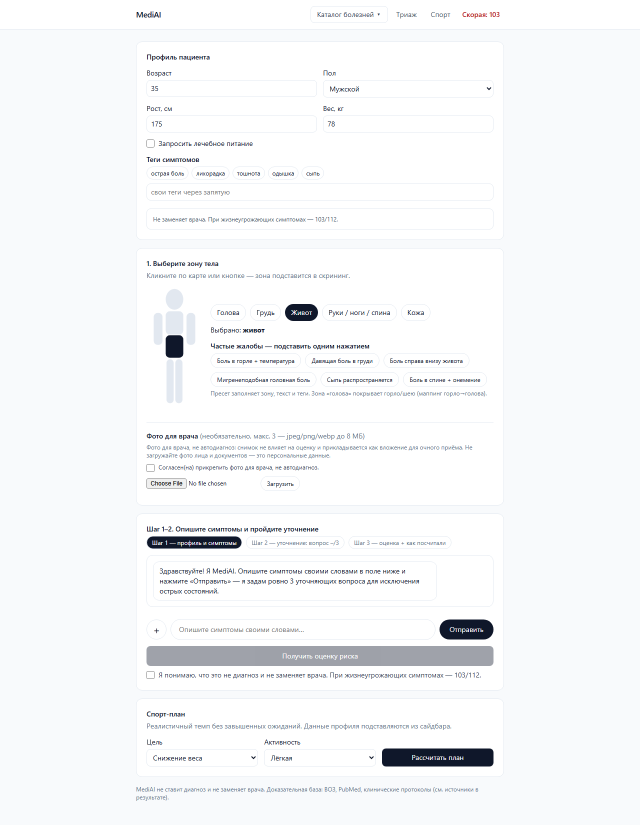
#> input picture shot013_desktop.png, 1280 x 1650 px (shown at 1/2 size); its folder holds only this picture in this run
$ python -i photo_service.py   (imports and definitions only)
#> lines starting #> are read from the running program, lines starting #| are printed output that depends on the picture
#> further down, picture is the input picture: PIL image 1280x1650 RGB; mean R, G, B 245.3, 246.6, 248.2
"""Photo envelope service (TASK-008, decision B4-variant-1; lifecycle TASK-012).

A photo is an ENVELOPE for the doctor and NEVER a diagnostic signal:
- ``evaluate_final`` (services/triage_service.py) never reads ``photo_ids``
  and the score / conditions / diet builders never see image bytes.
- This module only stores the file and computes a capture-quality hint
  (ok | too_dark | too_blurry) with Pillow heuristics. NO ML, NO diagnosis.

Quality heuristics (Pillow only, thresholds documented below):
- brightness: mean of the grayscale histogram, range 0..255.
  ``mean < MEAN_BRIGHTNESS_DARK_BELOW`` -> "too_dark".
- sharpness: variance of the difference image ``gray - GaussianBlur(gray)``
  (computed from histograms, no numpy). Sharp captures change a lot under
  blur (high variance), blurry/uniform captures barely change (low variance).
  ``variance < BLUR_VARIANCE_SHARP_ABOVE`` -> "too_blurry".
  A uniform frame (e.g. solid gray) therefore reports "too_blurry".

Calibration (200x200 synthetic probes, Pillow 12):
  checkerboard  -> brightness 142.5, blur-var 1145.9  (ok)
  uniform dark  -> brightness 10.0,  blur-var 0.0     (too_dark)
  uniform gray  -> brightness 128.0, blur-var 0.0     (too_blurry)
  checker+blur5 -> brightness 142.5, blur-var 3.7     (too_blurry)
  noise texture -> brightness 132.8, blur-var 115.6   (ok)
Chosen cutoffs sit in the gaps: brightness 40.0, blur variance 50.0.
Darkness is checked first: a dark AND blurry frame reports "too_dark".

TASK-012 lifecycle (privacy + retention):
- EXIF/XMP stripped BEFORE save (GPS/device = PII). JPEG: APP1/COM segments
  dropped at the byte level (no re-encode, decoded pixels bit-identical).
  WebP: EXIF/XMP RIFF chunks dropped (pixels bit-identical). PNG: re-saved
  without ancillary chunks (lossless, pixels bit-identical).
- Retention: files expire after PHOTO_TTL_DAYS (default 30, env-overridable).
  Expired files (+ sidecars) are removed on startup and on every upload
  (best-effort sweep, never fails the request).
- Each photo has a sidecar ``<photo_id>.json`` next to the file
  (``{"quality", "created_at", "ext"}``). The in-memory ``_META`` cache is
  bounded to MAX_META_ENTRIES (oldest evicted first).
"""
from __future__ import annotations

import io
import json
import os
import struct
import time
import uuid
import warnings
from datetime import datetime, timezone
from pathlib import Path
from typing import Literal

from PIL import Image, ImageChops, ImageFilter
from PIL.Image import DecompressionBombError, DecompressionBombWarning

# TASK-009 P0: hard pixel cap against decompression bombs (default Pillow
# limit is ~178 MP). Anything above is rejected in save_photo (422);
# warnings are escalated to errors so the 40 MP bound is strict.
Image.MAX_IMAGE_PIXELS = 40_000_000
MAX_IMAGE_PIXELS = Image.MAX_IMAGE_PIXELS

PhotoQuality = Literal["ok", "too_dark", "too_blurry", "unknown"]

# --- storage ---
UPLOAD_DIR = Path(__file__).resolve().parents[1] / "uploads"
MAX_PHOTO_BYTES = 8 * 1024 * 1024  # 8 MB
MAX_PHOTOS_PER_TRIAGE = 3
ALLOWED_CONTENT_TYPES = {"image/jpeg", "image/png", "image/webp"}
ALLOWED_EXTENSIONS = {".jpg", ".jpeg", ".png", ".webp"}
_FORMAT_TO_EXT = {"JPEG": ".jpg", "PNG": ".png", "WEBP": ".webp"}
EXT_TO_MEDIA_TYPE = {
    ".jpg": "image/jpeg",
    ".jpeg": "image/jpeg",
    ".png": "image/png",
    ".webp": "image/webp",
}
SIDECAR_SUFFIX = ".json"

# --- TASK-012 retention ---
DEFAULT_PHOTO_TTL_DAYS = 30
MAX_META_ENTRIES = 1000

# --- quality thresholds (see calibration table in module docstring) ---
MEAN_BRIGHTNESS_DARK_BELOW = 40.0
BLUR_VARIANCE_SHARP_ABOVE = 50.0

HINTS: dict[str, str] = {
    "ok": "Качество достаточное для врача.",
    "too_dark": "Фото слишком тёмное — переснимите при хорошем освещении.",
    "too_blurry": "Фото размыто — держите камеру неподвижно и переснимите.",
    # TASK-009: stored file became unreadable after upload (never silent "ok").
    "unknown": "Не удалось оценить качество фото.",
}

# In-memory cache photo_id -> quality (source of truth for quality;
# files on disk are the source of truth for existence).
_META: dict[str, dict[str, str]] = {}


def _hist_mean_var(hist: list[int]) -> tuple[float, float]:
    total = sum(hist)
#> total = 2112000
    if not total:
        return 0.0, 0.0
    mean = sum(i * c for i, c in enumerate(hist)) / total
#> mean = 246.6
    ex2 = sum(i * i * c for i, c in enumerate(hist)) / total
#> ex2 = 61697.4
    return mean, max(0.0, ex2 - mean * mean)


def assess_quality(img: Image.Image) -> tuple[PhotoQuality, float, float]:
    """Heuristic capture quality. Returns (quality, brightness, blur_var)."""
    gray = img.convert("L")
    brightness, _ = _hist_mean_var(gray.histogram())
#> brightness = 246.6
    if brightness < MEAN_BRIGHTNESS_DARK_BELOW:
        return "too_dark", brightness, 0.0
    blurred = gray.filter(ImageFilter.GaussianBlur(radius=2))
    diff = ImageChops.difference(gray, blurred)
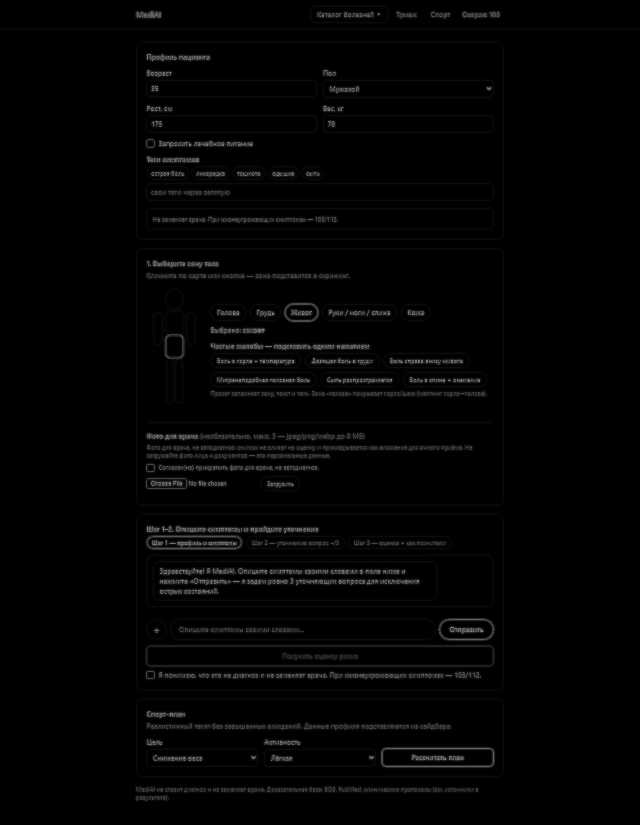
#> diff: PIL image 1280x1650 L (shown at 1/2 size); min 0, max 203, mean 3.7
    _, blur_var = _hist_mean_var(diff.histogram())
#> blur_var = 228
    if blur_var < BLUR_VARIANCE_SHARP_ABOVE:
        return "too_blurry", brightness, blur_var
    return "ok", brightness, blur_var


# [17 lines left out: functions _valid_uuid, photo_ttl_seconds, not called in this run]


def _sidecar_path(photo_id: str) -> Path:
    return UPLOAD_DIR / f"{photo_id}{SIDECAR_SUFFIX}"


# [45 lines left out: functions _cap_meta, _write_sidecar, _read_sidecar, get_photo_path, not called in this run]


def photo_exists(photo_id: str) -> bool:
    """True iff photo_id is a UUID and its file is present in UPLOAD_DIR."""
    return get_photo_path(photo_id) is not None


# [229 lines left out: functions get_photo_bytes, delete_photo, sweep_expired_photos, _strip_jpeg_metadata, _strip_webp_metadata, strip_metadata and 1 more, not called in this run]


class PhotoUploadError(Exception):
    def __init__(self, message: str, status_code: int = 400):
        super().__init__(message)
        self.status_code = status_code


# [67 lines left out: function save_photo, not called in this run]

>>> from PIL import Image
>>> picture = Image.open('../../../shot013_desktop.png')
>>> result = assess_quality(picture)
#> result = ('ok', 246.6, 228)

$ run again, on shot016_desktop.png
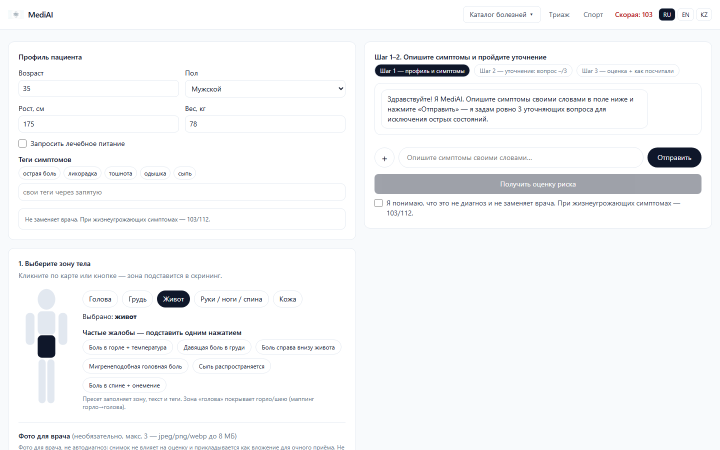
#> input picture shot016_desktop.png, 1440 x 900 px (shown at 1/2 size)
#> picture is the input picture: PIL image 1440x900 RGB; mean R, G, B 244.9, 245.9, 247.3
#> total = 1296000
#> mean = 245.8
#> ex2 = 61509.3
#> brightness = 245.8
#> in assess_quality, `diff = ImageChops.difference(gray, blurred)`:
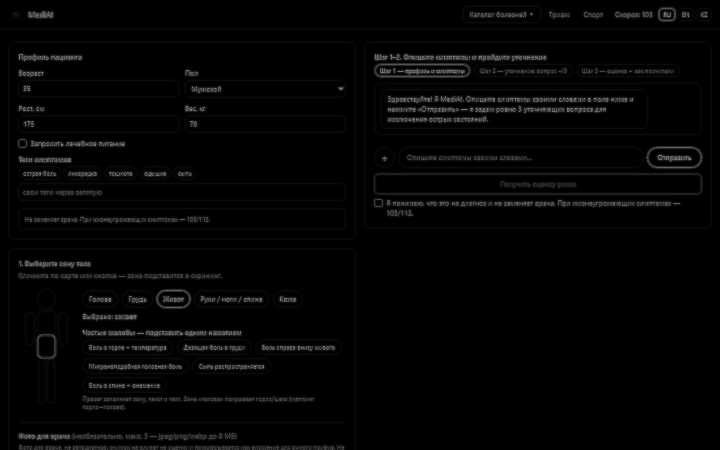
#> diff: PIL image 1440x900 L (shown at 1/2 size); min 0, max 203, mean 4.8
#> blur_var = 294.5
#> result = ('ok', 245.8, 294.5)

$ run again, on shot013_mobile.png
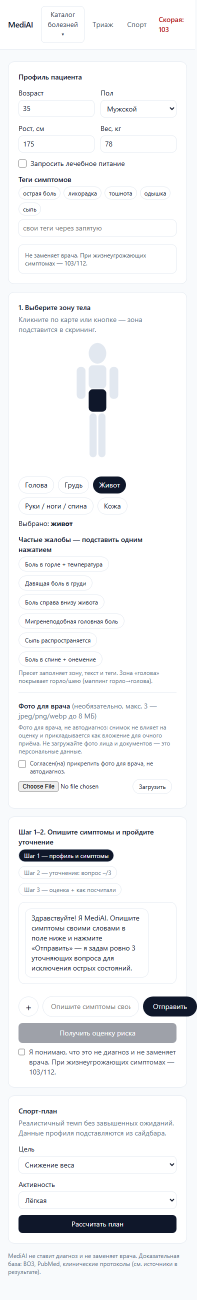
#> input picture shot013_mobile.png, 394 x 2599 px (shown at 1/2 size)
#> picture is the input picture: PIL image 394x2599 RGB; mean R, G, B 241.6, 242.5, 244
#> total = 1024006
#> mean = 242.5
#> ex2 = 60672.2
#> brightness = 242.5
#> in assess_quality, `blurred = gray.filter(ImageFilter.GaussianBlur(radius=2))`:
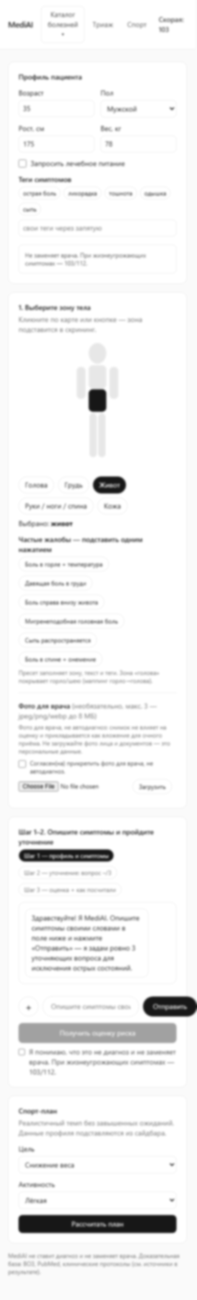
#> blurred: PIL image 394x2599 L (shown at 1/2 size); min 23, max 255, mean 242.5
#> in assess_quality, `diff = ImageChops.difference(gray, blurred)`:
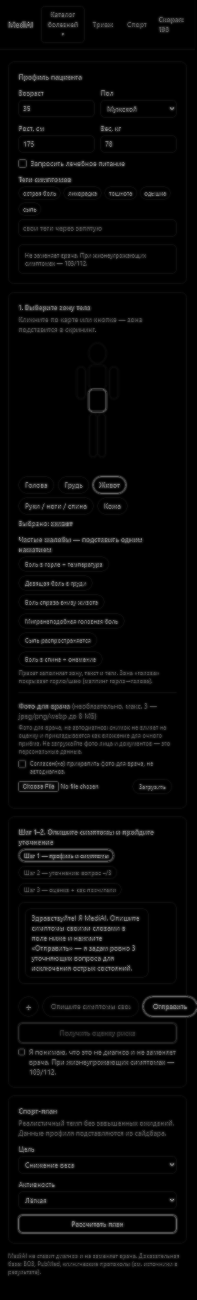
#> diff: PIL image 394x2599 L (shown at 1/2 size); min 0, max 201, mean 7.4
#> blur_var = 442.2
#> result = ('ok', 242.5, 442.2)

$ run again, on shot015_1280.png
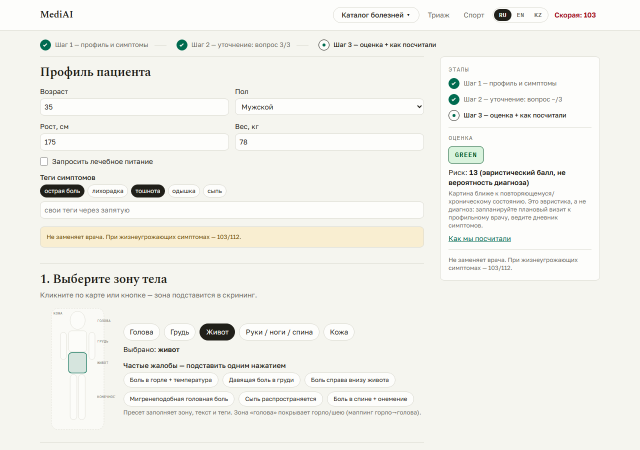
#> input picture shot015_1280.png, 1280 x 900 px (shown at 1/2 size)
#> picture is the input picture: PIL image 1280x900 RGB; mean R, G, B 241.8, 241.7, 236.1
#> in assess_quality, `gray = img.convert("L")`:
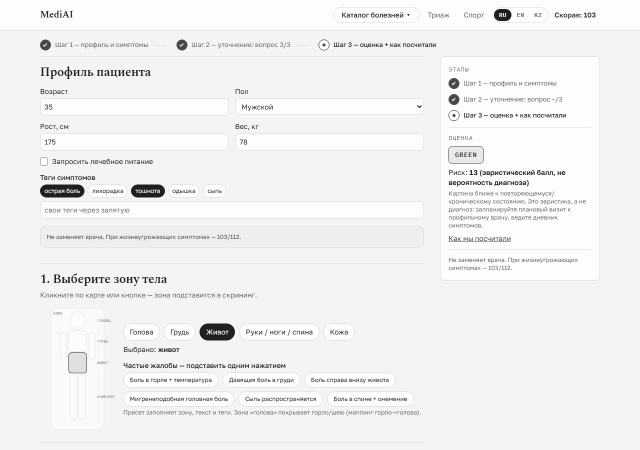
#> gray: PIL image 1280x900 L (shown at 1/2 size); min 31, max 255, mean 241
#> total = 1152000
#> mean = 241
#> ex2 = 58859.7
#> brightness = 241
#> in assess_quality, `diff = ImageChops.difference(gray, blurred)`:
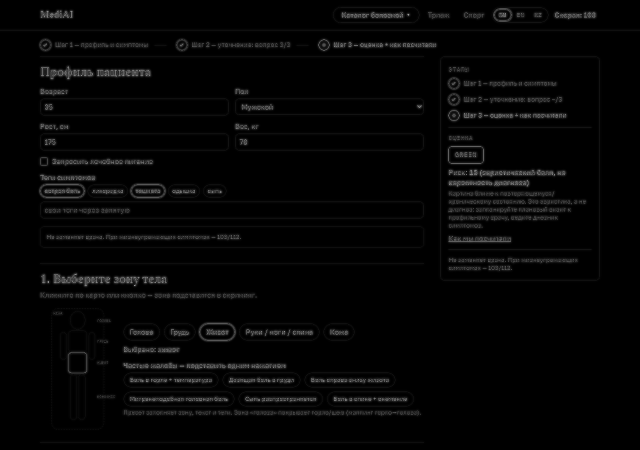
#> diff: PIL image 1280x900 L (shown at 1/2 size); min 0, max 191, mean 5.1
#> blur_var = 280.6
#> result = ('ok', 241, 280.6)
